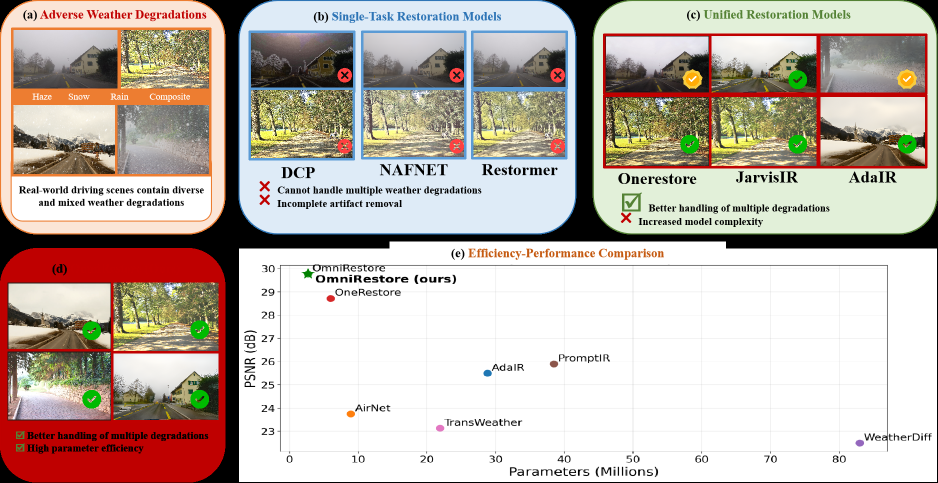
#> input picture learn/learn/distillation/omnirestore/assets/teaser.png, 1876 x 966 px, given as the content of the folder D:/tomcatz/imagesyolov/imagesyolov/val, which was not available (shown at 1/2 size)
$ python jjj.py
#> lines starting #> are read from the running program, lines starting #| are printed output that depends on the picture; after the words box and inside, x2 and y2 are one past the last pixel; in counts of white or black regions, pixels touching at a corner belong together; pictures that were not available may be replaced by others from this repository, and a replacement may not be noted
#> in process_folder, image is the input picture: shape (966, 1876, 3); mean B, G, R 173.5, 182.1, 193.9
import cv2
import numpy as np
import os
from tqdm import tqdm
from argparse import ArgumentParser
from scipy.ndimage import gaussian_filter


def add_fog(image, fog_intensity=0.5, fog_density=0.5, fog_color=(220, 220, 220),
            depth_effect=True, noise_variance=0.05, color_attenuation=True,
            sun_direction=None, non_uniformity=0.7):
    """
    添加更逼真的雾效到图像

    参数:
        image: 输入图像 (numpy array)
        fog_intensity: 雾强度 (0-1), 值越大雾越浓
        fog_density: 雾密度 (0-1), 控制雾的分布稀疏程度
        fog_color: 雾的颜色 (BGR元组)
        depth_effect: 是否应用深度雾效果
        noise_variance: 雾噪声强度
        color_attenuation: 是否应用色彩衰减
        sun_direction: 太阳方向 (None表示均匀雾)
        non_uniformity: 雾的不均匀性程度 (0-1)
    """
#> called with fog_intensity = 0.52, fog_density = 0.5, fog_color = (220, 220, 220), depth_effect = True, noise_variance = 0.05, color_attenuation = True, non_uniformity = 0.7
    h, w, c = image.shape
#> h = 966; w = 1876; c = 3
    image = np.float32(image) / 255.0  # 归一化到 [0, 1]

    # 1. 生成基础雾层
    # 转换雾强度为物理上的衰减系数
    beta = 0.1 + fog_intensity * 2.0  # [0.1, 2.1]

    # 2. 创建深度图 (简单模拟，前景物体雾少，背景雾多)
    if depth_effect:
        # 创建从近到远的深度梯度
        depth_map = np.ones((h, w), dtype=np.float32)
        # 添加一些随机物体（模拟前景障碍物）
        for _ in range(5):
            x, y = np.random.randint(0, w), np.random.randint(0, h)
            r = np.random.randint(min(h, w) // 10, min(h, w) // 4)
            cv2.circle(depth_map, (x, y), r, 0.3, -1)
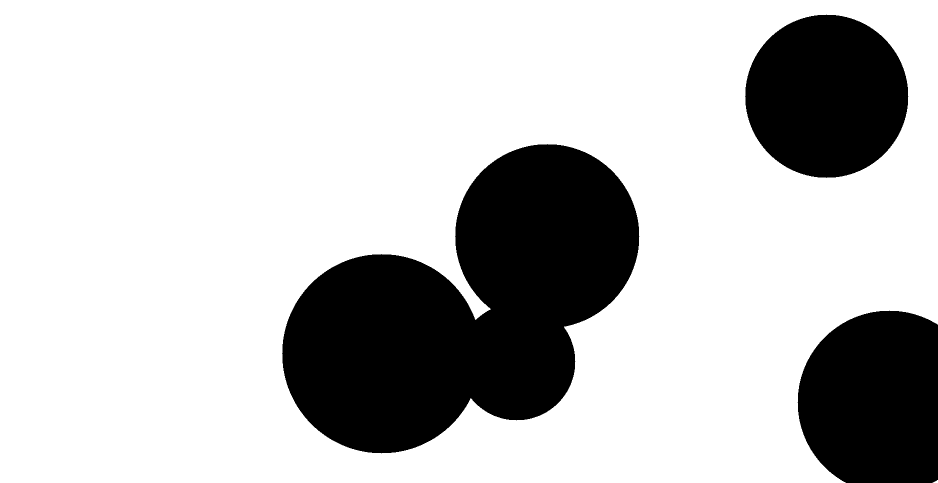
#> depth_map: shape (966, 1876) float32 (shown at 1/2 size); values 0.3 (black) and 1 (white), 76.2% white; 3 black regions, box (x1, y1, x2, y2) and area: (564, 288, 1279, 907) 264582, (1595, 621, 1876, 966) 84011, (1490, 29, 1817, 356) 83457
        # 高斯模糊以平滑深度过渡
        depth_map = gaussian_filter(depth_map, sigma=min(h, w) // 10)
    else:
        depth_map = np.ones((h, w), dtype=np.float32)

    # 3. 创建雾的不均匀分布
    # 使用多尺度噪声模拟真实雾的不规则性
    noise = np.zeros((h, w), dtype=np.float32)
    for scale in [1, 2, 4, 8]:
        s_h, s_w = h // scale, w // scale
        # 在不同尺度上生成随机噪声
        scale_noise = np.random.normal(0, 1, (s_h, s_w)).astype(np.float32)
        # 上采样到原始尺寸
        scale_noise = cv2.resize(scale_noise, (w, h))
        noise += scale_noise * (1.0 / scale)
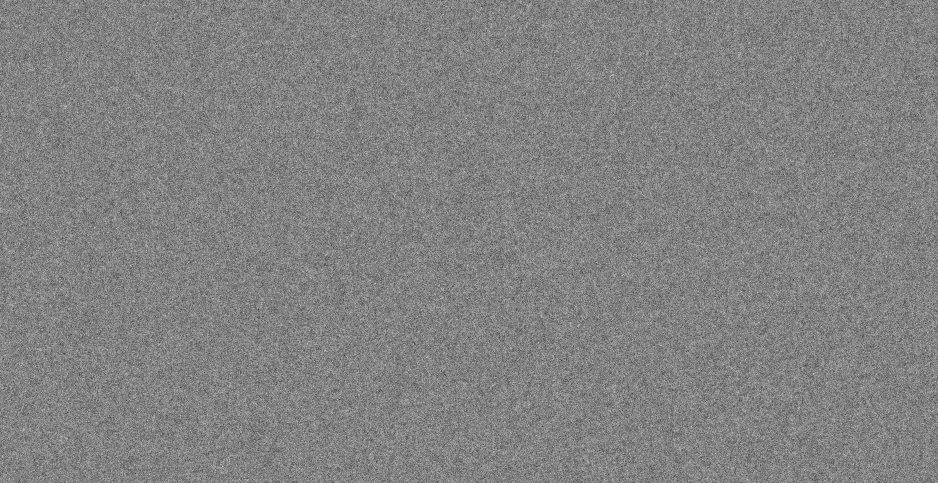
#> noise: shape (966, 1876) float32 (shown at 1/2 size); min -5.11, max 4.89, mean -0.000409; drawn with min black and max white

    # 归一化噪声到 [0, 1]
    noise = (noise - noise.min()) / (noise.max() - noise.min() + 1e-8)

    # 4. 结合深度和噪声创建最终雾分布
    transmission = np.exp(-beta * depth_map * (1 - non_uniformity * noise))

    # 5. 处理太阳方向（如果提供）
    if sun_direction is not None:
        # 创建太阳方向的光照图
        sun_x, sun_y = sun_direction
        sun_map = np.zeros((h, w), dtype=np.float32)
        for y in range(h):
            for x in range(w):
                # 计算与太阳方向的角度差
                angle = np.arctan2(y - sun_y, x - sun_x)
                # 太阳附近区域雾更淡
                sun_map[y, x] = 0.8 + 0.2 * np.cos(angle)

        # 合并到透射率图
        transmission = transmission * sun_map

    # 6. 应用色彩衰减（雾会使远处物体颜色变淡）
    if color_attenuation:
        # 计算每个像素的雾浓度
        fog_amount = 1 - transmission
        # 创建色彩衰减系数（红色衰减较少，蓝色衰减较多）
        attenuation = np.array([1.0 - fog_amount * 0.3,  # B
                                1.0 - fog_amount * 0.2,  # G
                                1.0 - fog_amount * 0.1],  # R
                               dtype=np.float32).transpose(1, 2, 0)
        image = image * attenuation
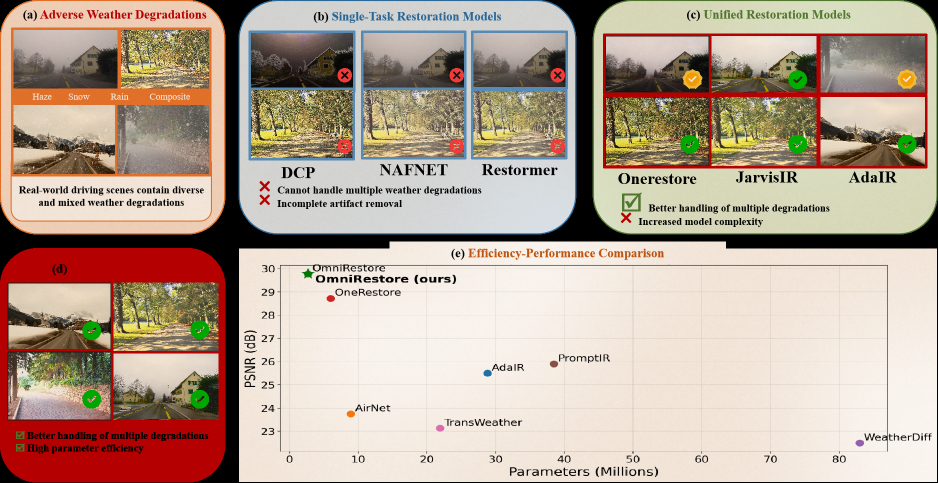
#> image: shape (966, 1876, 3) float32 (shown at 1/2 size); mean of channels 0, 1, 2 0.593, 0.65, 0.731; drawn as B, G, R

    # 7. 创建雾色（大气光）
    A = np.array(fog_color, dtype=np.float32) / 255.0
#> A = [0.863, 0.863, 0.863]

    # 8. 应用雾效公式 I = J*t + A*(1-t)
    foggy_image = image * transmission[..., np.newaxis] + A * (1 - transmission[..., np.newaxis])
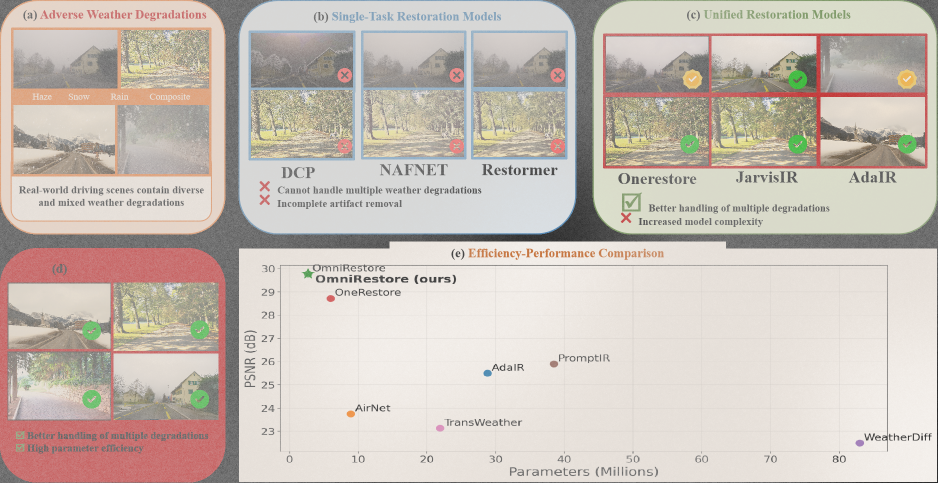
#> foggy_image: shape (966, 1876, 3) float32 (shown at 1/2 size); mean of channels 0, 1, 2 0.726, 0.754, 0.792; drawn as B, G, R

    # 9. 添加细微噪声，增强真实感
    if noise_variance > 0:
        noise = np.random.normal(0, noise_variance, (h, w, c)).astype(np.float32)
        foggy_image = np.clip(foggy_image + noise, 0, 1)

    # 转换回 uint8
    foggy_image = np.uint8(foggy_image * 255)
    return foggy_image


def process_folder(input_folder, output_folder, fog_intensity_range=(0.3, 0.7),
                   fog_density=0.5, fog_color=(220, 220, 220), depth_effect=True,
                   color_attenuation=True, non_uniformity=0.7, limit=None):
    """
    处理文件夹中的所有图像

    参数:
        input_folder: 输入图像文件夹
        output_folder: 输出图像文件夹
        fog_intensity_range: 雾强度范围 (min, max)
        limit: 处理图像数量限制（用于测试）
    """
    os.makedirs(output_folder, exist_ok=True)

    # 获取所有图像文件
    image_extensions = ('.jpg', '.jpeg', '.png', '.bmp')
    image_files = [f for f in os.listdir(input_folder) if f.lower().endswith(image_extensions)]

    if limit:
        image_files = image_files[:limit]

    # 处理每张图像
    for filename in tqdm(image_files, desc="处理图像"):
        input_path = os.path.join(input_folder, filename)
        output_path = os.path.join(output_folder, f"foggy_{filename}")

        # 读取图像
        image = cv2.imread(input_path)
        if image is None:
            print(f"警告: 无法读取图像 {input_path}")
            continue

        # 随机选择雾强度
        fog_intensity = np.random.uniform(fog_intensity_range[0], fog_intensity_range[1])

        # 添加雾效
        foggy_image = add_fog(
            image,
            fog_intensity=fog_intensity,
            fog_density=fog_density,
            fog_color=fog_color,
            depth_effect=depth_effect,
            color_attenuation=color_attenuation,
            non_uniformity=non_uniformity
        )

        # 保存结果
        cv2.imwrite(output_path, foggy_image)

    print(f"完成! 共处理 {len(image_files)} 张图像")


# [56 lines left out: function main, not called in this run]


if __name__ == "__main__":
    # 手动设置路径（代替命令行参数）
    input_folder = r"D:\tomcatz\imagesyolov\imagesyolov\val"
    output_folder = r"D:\tomcatz\image2"

    # 调用批量处理函数
    process_folder(
        input_folder=input_folder,
        output_folder=output_folder,
        fog_intensity_range=(0.3, 0.7),  # 其他参数按需调整
        limit=None  # 处理全部图像，若测试可设为10
    )
